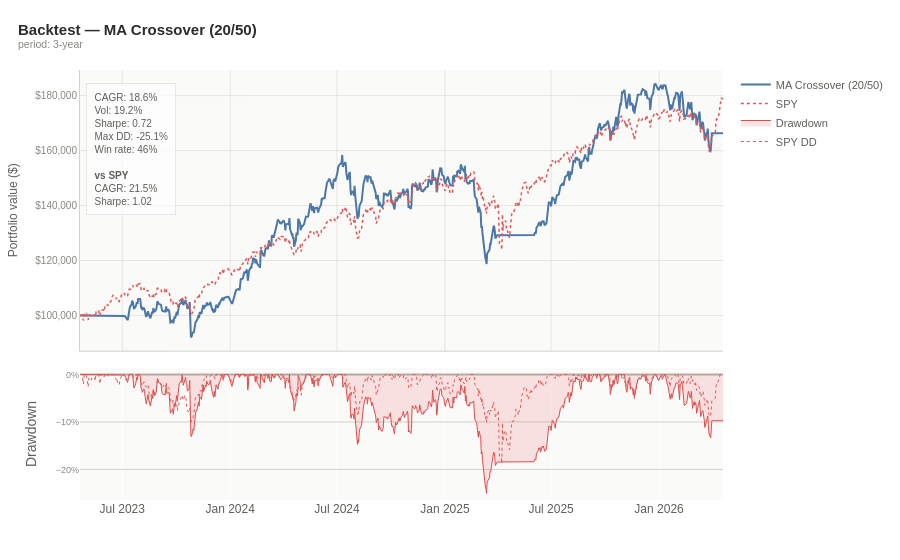

Write notebook code for a chart like this one.
### Code cell
# run a strategy
result = backtest.run(quant, symbols,
    strategy=backtest.ma_crossover(fast=20, slow=50),
    period="3y",
    rebalance="monthly",
    transaction_cost_bps=10,
    benchmark="SPY")

print(result)                   # readable summary
print(result.metrics_df())      # vs benchmark table

plots.backtest(result).show()

### Figure 1 — Plotly figure (JSON) as saved in the notebook; plotly's stock layout.template omitted (floating-point values rounded to 4 significant figures; data arrays with more than 128 entries replaced by an {"elided": "..."} marker saying what was removed)
{"data": [{"hovertemplate": "%{x|%Y-%m-%d}<br>MA Crossover (20/50): %{y:$,.0f}<extra></extra>", "line": {"color": "#4C78A8", "width": 2}, "mode": "lines", "name": "MA Crossover (20/50)", "x": {"elided": "752 str values"}, "y": {"elided": "752 float values"}, "type": "scatter", "xaxis": "x", "yaxis": "y"}, {"hovertemplate": "%{x|%Y-%m-%d}<br>SPY: %{y:$,.0f}<extra></extra>", "line": {"color": "#E45756", "dash": "dot", "width": 1.5}, "mode": "lines", "name": "SPY", "x": {"elided": "752 str values"}, "y": {"elided": "752 float values"}, "type": "scatter", "xaxis": "x", "yaxis": "y"}, {"fill": "tozeroy", "fillcolor": "rgba(226,75,74,0.15)", "hovertemplate": "%{x|%Y-%m-%d}<br>Drawdown: %{y:.1%}<extra></extra>", "line": {"color": "#E24B4A", "width": 1}, "mode": "lines", "name": "Drawdown", "x": {"elided": "752 str values"}, "y": {"elided": "752 float values"}, "type": "scatter", "xaxis": "x2", "yaxis": "y2"}, {"hovertemplate": "%{x|%Y-%m-%d}<br>DD: %{y:.1%}<extra></extra>", "line": {"color": "#E45756", "dash": "dot", "width": 1}, "mode": "lines", "name": "SPY DD", "x": {"elided": "752 str values"}, "y": {"elided": "752 float values"}, "type": "scatter", "xaxis": "x2", "yaxis": "y2"}], "layout": {"xaxis": {"anchor": "y", "domain": [0.0, 1.0], "matches": "x2", "showticklabels": false, "tickfont": {"size": 10, "color": "#888780"}, "title": {"font": {"size": 12, "color": "#5F5E5A"}}, "gridcolor": "#D3D1C7", "gridwidth": 0.5, "linecolor": "#D3D1C7", "zerolinecolor": "#B4B2A9", "type": "date", "tickformat": "%b %Y"}, "yaxis": {"anchor": "x", "domain": [0.3472, 1.0], "title": {"text": "Portfolio value ($)", "font": {"size": 12, "color": "#5F5E5A"}}, "tickfont": {"size": 10, "color": "#888780"}, "tickformat": "$,.0f", "gridcolor": "#D3D1C7", "zerolinecolor": "#B4B2A9", "gridwidth": 0.5, "linecolor": "#D3D1C7"}, "xaxis2": {"anchor": "y2", "domain": [0.0, 1.0], "type": "date", "tickformat": "%b %Y"}, "yaxis2": {"anchor": "x2", "domain": [0.0, 0.3072], "title": {"text": "Drawdown"}, "tickfont": {"size": 9, "color": "#888780"}, "tickformat": ".0%", "gridcolor": "#D3D1C7", "zerolinecolor": "#B4B2A9"}, "annotations": [{"align": "left", "bgcolor": "rgba(255,255,255,0.7)", "bordercolor": "#D3D1C7", "borderpad": 8, "borderwidth": 0.5, "font": {"color": "#5F5E5A", "size": 10}, "showarrow": false, "text": "CAGR: 18.6%<br>Vol: 19.2%<br>Sharpe: 0.72<br>Max DD: -25.1%<br>Win rate: 46%<br><br><b>vs SPY</b><br>CAGR: 21.5%<br>Sharpe: 1.02", "x": 0.01, "xref": "paper", "y": 0.97, "yref": "paper"}], "font": {"family": "sans-serif", "color": "#5F5E5A", "size": 12}, "hoverlabel": {"font": {"size": 12}, "bgcolor": "white"}, "margin": {"l": 60, "r": 40, "t": 70, "b": 60}, "legend": {"font": {"size": 11}, "bgcolor": "rgba(0,0,0,0)", "borderwidth": 0}, "title": {"font": {"size": 15, "color": "#2C2C2A"}, "text": "<b>Backtest — MA Crossover (20/50)</b><br><sup style='color:#888780'>period: 3-year</sup>", "x": 0.02}, "paper_bgcolor": "rgba(0,0,0,0)", "plot_bgcolor": "#FAFAF9", "hovermode": "x unified"}}
